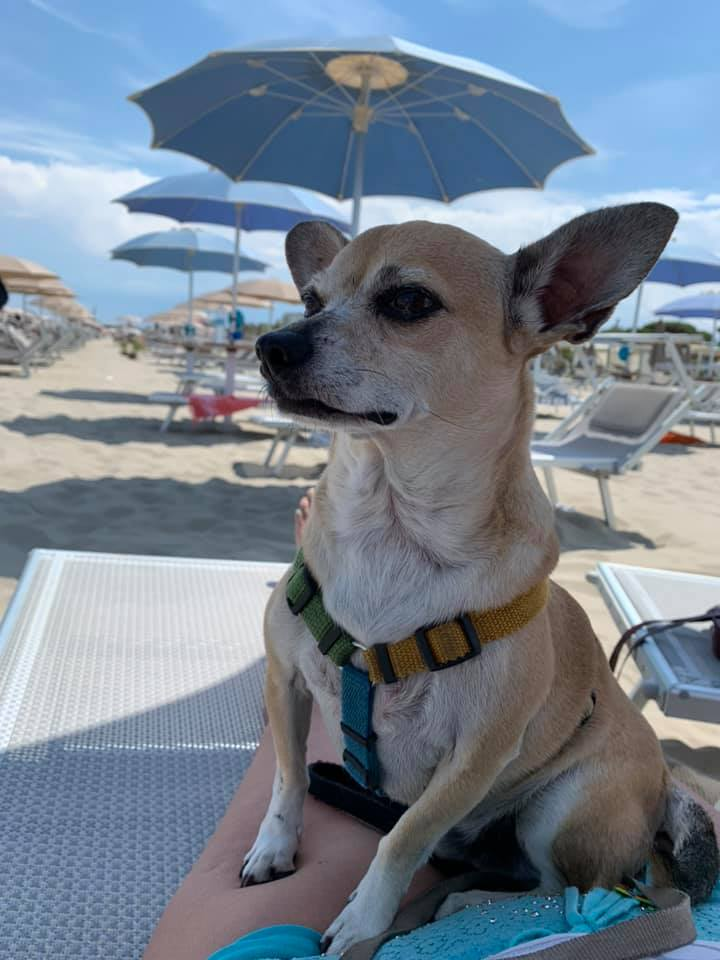
#> input picture notebooks/canino.jpg, 720 x 960 px, given in place of canino.jpg.jpg, which was not available
$ jupyter execute --allow-errors Stanford_dogs_classifier_part2.ipynb   (shell and % lines are left out)   (text cells are left out)
#> lines starting #> are read from the running program, lines starting #| are printed output that depends on the picture; pictures that were not available may be replaced by others from this repository, and a replacement may not be noted
[cell 1]
#!pip install split-folders
#!conda install -y gdown

[cell 2]
import os
import pandas as pd

import xml.etree.ElementTree as ET
#import gdown
import time
import math
import cv2
import numpy as np
from PIL import Image
import matplotlib.pyplot as plt
import matplotlib.image as image
from sklearn.model_selection import train_test_split
import tensorflow as tf
from tensorflow import keras
from tensorflow.keras import layers

from keras.applications.xception import Xception, preprocess_input
from tensorflow.keras.callbacks import ModelCheckpoint, ReduceLROnPlateau, EarlyStopping
from keras.layers import Conv2D, MaxPooling2D, GlobalAveragePooling2D
from keras.layers import Dropout, Flatten, Dense
from keras.models import Sequential

from keras.utils import np_utils
from keras.utils import Sequence
from tensorflow.keras.preprocessing.image import ImageDataGenerator
from tf_explain.core.activations import ExtractActivations

from tensorflow.keras.applications.xception import decode_predictions
from sklearn.metrics import classification_report

from PIL import Image
import matplotlib.image as mpimg
from imgaug import augmenters as iaa
print("Loaded all libraries")

[cell 3]
image_path = '../input/stanford-dogs-dataset/images/Images'
#image_path ='/media/marco/DATA/OC_Machine_learning/section_6/DATA/Images/'
num_of_categories = 120
image_size = 299
batch_size = 16

[cell 4]
breed_list = sorted(os.listdir(image_path))

num_classes = len(breed_list)
print("{} breeds".format(num_classes))

[cell 5]
# Define a time counter function to test the algorythms performance
_start_time = time.time()

def process_time_starts():
    global _start_time
    _start_time = time.time()

def time_elapsed():
    t_sec = round(time.time() - _start_time)
    (t_min, t_sec) = divmod(t_sec,60)
    (t_hour,t_min) = divmod(t_min,60)
    print('The process took: {}hour:{}min:{}sec'.format(t_hour,t_min,t_sec))

[cell 6]
# copy from https://www.kaggle.com/gabrielloye/dogs-inception-pytorch-implementation
# reduce the background noise

os.mkdir('data')
for breed in breed_list:
    os.mkdir('data/' + breed)
#> further down, img is the input picture: PIL image 720x960 RGB; mean R, G, B 117.4, 129.9, 144
print('Created {} folders to store cropped images of the different breeds.'.format(len(os.listdir('data'))))

#> (a cell that did not finish here is left out)

[cell 8]
plt.figure(figsize=(10, 10))
#> (the rest of this cell did not finish here and is left out)

[cell 9]
label_maps = {}
label_maps_rev = {}
for i, v in enumerate(breed_list):
    label_maps.update({v: i})
    label_maps_rev.update({i : v})

[cell 10]
def paths_and_labels():
    paths = list()
    labels = list()
    targets = list()
    for breed in breed_list:
        base_name = "./data/{}/".format(breed)
        for img_name in os.listdir(base_name):
            paths.append(base_name + img_name)
            labels.append(breed)
            targets.append(label_maps[breed])
    return paths, labels, targets

paths, labels, targets = paths_and_labels()

assert len(paths) == len(labels)
assert len(paths) == len(targets)

#> (the rest of this cell did not finish here and is left out)

[cell 11]
class ImageGenerator(Sequence):

    def __init__(self, paths, targets, batch_size, shape, augment=False):
        self.paths = paths
        self.targets = targets
        self.batch_size = batch_size
        self.shape = shape
        self.augment = augment

    def __len__(self):
        return int(np.ceil(len(self.paths) / float(self.batch_size)))

    def __getitem__(self, idx):
        batch_paths = self.paths[idx * self.batch_size : (idx + 1) * self.batch_size]
        x = np.zeros((len(batch_paths), self.shape[0], self.shape[1], self.shape[2]), dtype=np.float32)
        y = np.zeros((self.batch_size, num_classes, 1))
        for i, path in enumerate(batch_paths):
            x[i] = self.__load_image(path)
        y = self.targets[idx * self.batch_size : (idx + 1) * self.batch_size]
        return x, y

    def __iter__(self):
        for item in (self[i] for i in range(len(self))):
            yield item

    def __load_image(self, path):
        image = cv2.imread(path)
        image = preprocess_input(image)
        if self.augment:
            seq = iaa.Sequential([
                iaa.OneOf([
                    iaa.Fliplr(0.5),
                    iaa.Flipud(0.5),
                    iaa.Sometimes(0.5,

                    ),
                    iaa.Affine(
                        scale={"x": (0.8, 1.2), "y": (0.8, 1.2)},
                        translate_percent={"x": (-0.2, 0.2), "y": (-0.2, 0.2)},
                        rotate=(-40, 40),
                        shear=(-8, 8)
                    )
                ])
            ], random_order=True)
            image = seq.augment_image(image)
        return image

#> (a cell that did not finish here is left out)

[cell 13]
#url = 'https://drive.google.com/uc?id=1aCFGR5c7Ap4JPzryR_RSgRYc7FRYgbyG'

#output = 'xception_weights.h5'

#gdown.download(url, output, quiet=False)

#> (a cell that did not finish here is left out)

[cell 15]
flat_dim = 5 * 5 * 2048

#> (the rest of this cell did not finish here and is left out)

[cell 16]
###################
total_epoch = 8
learning_rate_init = 0.00001
###################

def lr_scheduler(epoch):
    epoch += 1

    if epoch == 1:
        return learning_rate_init

    elif epoch >= 2 and epoch <= 40:
        return (0.2*epoch**3)*math.exp(-0.45*epoch)*learning_rate_init

    else:
        return lr_scheduler(40-1)


stage = [i for i in range(0,25)]
learning_rate = [lr_scheduler(x) for x in stage]
plt.plot(stage, learning_rate)
print(learning_rate)
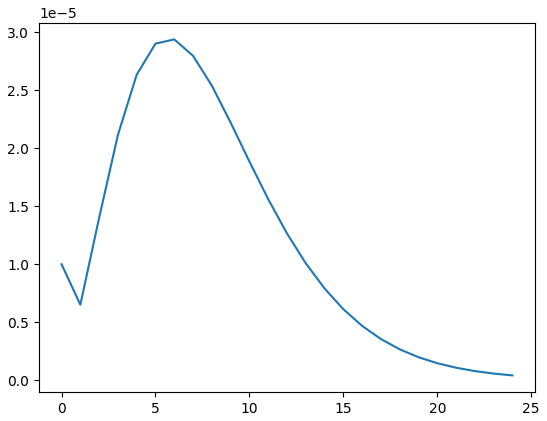
#> figure drawn by matplotlib, 1 panel; curve peaks at x = 6, y = 2.94e-05

#> (a cell that did not finish here is left out)

#> (a cell that did not finish here is left out)

[cell 19]
process_time_starts()

#> (the rest of this cell did not finish here and is left out)

[cell 20]


time_elapsed()

[cell 21]
fig, ax = plt.subplots(1, 2, figsize=(10, 3))
ax = ax.ravel()

#> (the rest of this cell did not finish here and is left out)

#> (a cell that did not finish here is left out)

#> (a cell that did not finish here is left out)

[cell 24]
#report = classification_report(test_ds.classes, pred, target_names=class_to_id)
#print(report)

[cell 25]
def download_and_predict(url, filename):
    # download and save
#> called with filename = 'test_1.jpg'
    os.system("curl -s {} -o {}".format(url, filename))
    img = Image.open(filename)
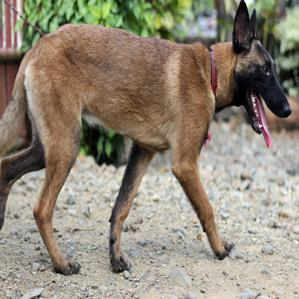
#> input picture notebooks/test_1.jpg, 299 x 299 px
#> img is the input picture: PIL image 299x299 RGB; mean R, G, B 145.5, 136.4, 120.5
    img = img.convert('RGB')
    img = img.resize((299, 299))
    img.save(filename)
    # show image
    plt.figure(figsize=(4, 4))
    plt.imshow(img)
    plt.axis('off')
    # predict
    img = image.imread(filename)
#> img: shape (299, 299, 3)
    img = preprocess_input(img)
    probs = my_model.predict(np.expand_dims(img, axis=0))
    for idx in probs.argsort()[0][::-1][:5]:
        print("{:.2f}%".format(probs[0][idx]*100), "\t", label_maps_rev[idx].split("-")[-1])

[cell 26]
download_and_predict("https://cdn.pixabay.com/photo/2018/08/12/02/52/belgian-mallinois-3599991_1280.jpg",
                     "test_1.jpg")
#> (the call stopped at in download_and_predict, `img = preprocess_input(img)`: keras is not available in this run)

[cell 27]
download_and_predict("http://giandonet.altervista.org/Marco/ala.JPG",
                     "test_2.jpg")
#> call 2 of download_and_predict, with filename = 'test_2.jpg'
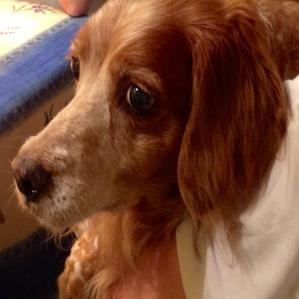
#> input picture notebooks/test_2.jpg, 299 x 299 px
#> in download_and_predict, img is the input picture: PIL image 299x299 RGB; mean R, G, B 115.3, 72.2, 52.9
#> (the call stopped at in download_and_predict, `img = preprocess_input(img)`: keras is not available in this run)

[cell 28]
download_and_predict("http://giandonet.altervista.org/Marco/surfingdog.jpg",
                     "test_3.jpg")
#> call 3 of download_and_predict, with filename = 'test_3.jpg'
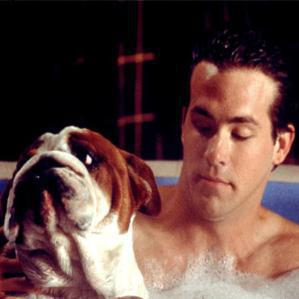
#> input picture notebooks/test_3.jpg, 299 x 299 px
#> in download_and_predict, img is the input picture: PIL image 299x299 RGB; mean R, G, B 96.8, 68.7, 64.2
#> (the call stopped at in download_and_predict, `img = preprocess_input(img)`: keras is not available in this run)
